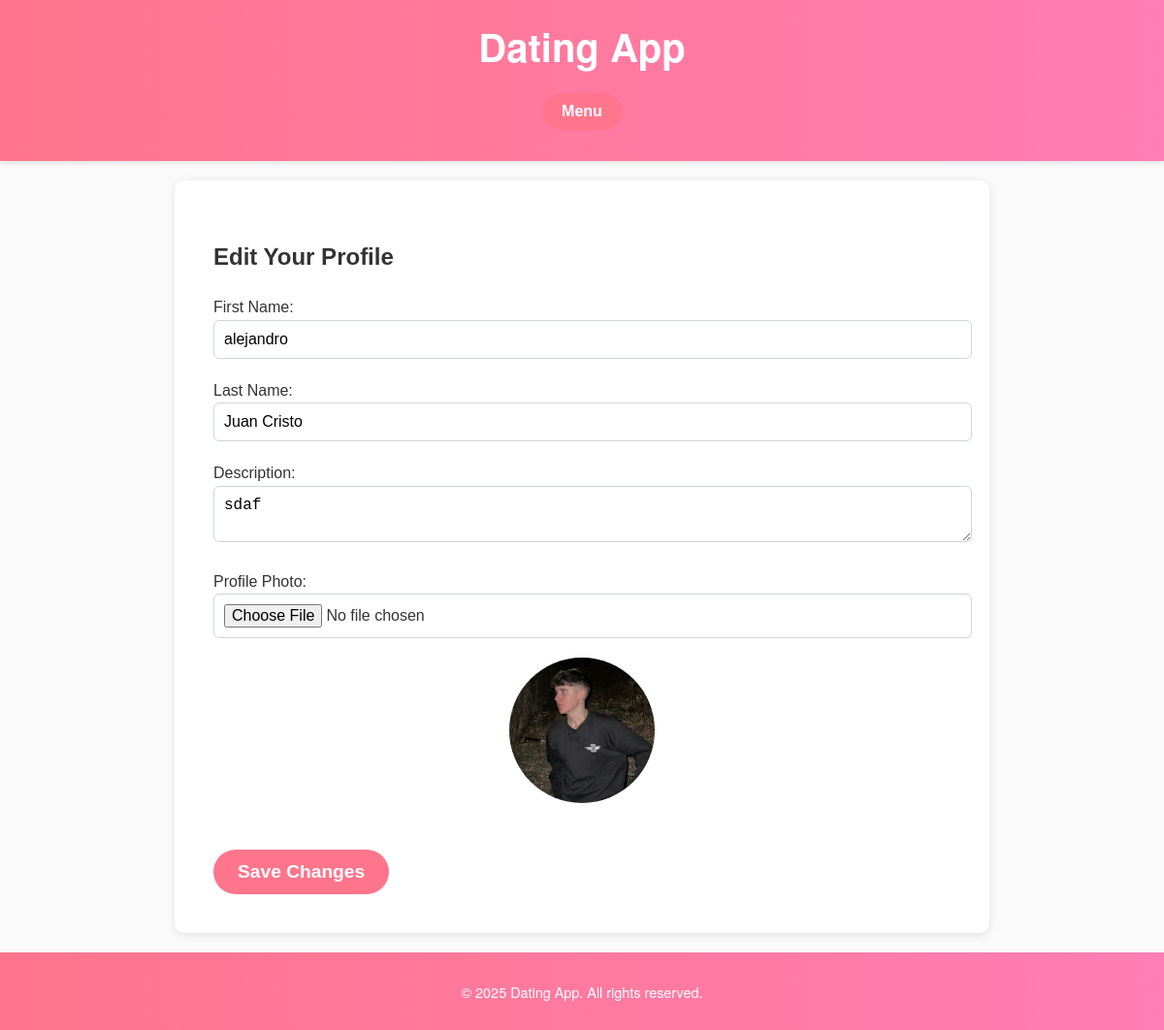
Screenshot of /edit_profile (signed in) with the database file from the repository.
### website/model.py (models this page shows)
class User(db.Model, flask_login.UserMixin):
    id : Mapped[int] = mapped_column(primary_key=True)
    username : Mapped[str] = mapped_column(
        String(100), unique=True
    )
    first_name : Mapped[str] = mapped_column(
        String(100)
    )
    last_name: Mapped[str] = mapped_column(
        String(100)
    )
    email : Mapped[str] = mapped_column(
        String(128), unique=True
    )
    password : Mapped[str] = mapped_column(
        String(128)
    )
    profile: Mapped["UserProfile"] = relationship("UserProfile", back_populates="user", uselist=False)
    matches: Mapped["MatchingPreference"] = relationship("MatchingPreference", back_populates="user", uselist=False)
    sent_proposals: Mapped[List["DateProposal"]] = relationship(
        "DateProposal", back_populates="proposer", foreign_keys="DateProposal.proposer_id"
    )
    received_proposals: Mapped[List["DateProposal"]] = relationship(
        "DateProposal", back_populates="recipient", foreign_keys="DateProposal.recipient_id"
    )
    liking: Mapped[List["User"]] = relationship(
        secondary=LikingAssociation.__table__,
        primaryjoin=LikingAssociation.liker_id == id,
        secondaryjoin=LikingAssociation.liked_id == id,
        back_populates="likers",
    )
    likers: Mapped[List["User"]] = relationship(
        secondary=LikingAssociation.__table__,
        primaryjoin=LikingAssociation.liked_id == id,
        secondaryjoin=LikingAssociation.liker_id == id,
        back_populates="liking",
    )
    blocking: Mapped[List["User"]] = relationship(
        secondary=BlockingAssociation.__table__,
        primaryjoin=BlockingAssociation.blocker_id == id,
        secondaryjoin=BlockingAssociation.blocked_id == id,
        back_populates="blockers",
    )
    blockers: Mapped[List["User"]] = relationship(
        secondary=BlockingAssociation.__table__,
        primaryjoin=BlockingAssociation.blocked_id == id,
        secondaryjoin=BlockingAssociation.blocker_id == id,
        back_populates="blocking",
    )
    created_events: Mapped[List["Event"]] = relationship("Event", back_populates="creator")
    registered_events: Mapped[List["Event"]] = relationship("EventParticipant", back_populates="user")

class UserProfile(db.Model):
    id: Mapped[int] = mapped_column(primary_key=True)
    user_id: Mapped[int] = mapped_column(
        ForeignKey('user.id'), unique=True
    )
    user: Mapped["User"] = relationship(
        "User", back_populates="profile", single_parent=True
    )
    gender: Mapped[GenderPreference]
    birth: Mapped[date] = mapped_column(Date, nullable=False)
    description: Mapped[str] = mapped_column(String(512))
    photo_id: Mapped[int] = mapped_column(ForeignKey("photo.id"), nullable=True)
    photo: Mapped[Optional["Photo"]] = relationship(back_populates="profile")

### website/profile.py (the view, shortened to what this page needs)
@profile.route('/edit_profile', methods=['GET', 'POST'])
@flask_login.login_required
def edit_profile():
    user = current_user
    profile = user.profile
    return render_template('edit_profile.html', user=user, profile=profile)

### website/templates/edit_profile.html (shortened to what this page needs)
{% extends "base.html" %}
{% block content %}
<div class="container">
    <h2>Edit Your Profile</h2>
    <form method="POST" action="{{ url_for('profile.edit_profile') }}" enctype="multipart/form-data">
        <div class="form-group">
            <label for="first_name">First Name:</label>
            <input type="text" id="first_name" name="first_name" class="form-control" value="{{ user.first_name }}">
        </div>
        <div class="form-group">
            <label for="last_name">Last Name:</label>
            <input type="text" id="last_name" name="last_name" class="form-control" value="{{ user.last_name }}">
        </div>
        <div class="form-group">
            <label for="description">Description:</label>
            <textarea id="description" name="description" class="form-control">{{ profile.description }}</textarea>
        </div>
        <div class="form-group">
            <label for="photo">Profile Photo:</label>
            <input type="file" id="photo" name="photo" class="form-control">
        </div>
        {% if profile.photo %}
            <div class="form-group text-center">
                <img src="{{ url_for('static', filename='photos/photo-' ~ profile.photo.id ~ '.' ~ profile.photo.file_extension) }}" alt="Current Profile Photo" class="profile-photo">
            </div>
        {% endif %}
        <button type="submit" class="btn btn-primary">Save Changes</button>
    </form>
</div>
{% endblock %}

### website/static/styles/base.css (style rules this page uses)
body { font-family: 'Helvetica Neue', Arial, sans-serif; margin: 0; padding: 0; background-color: #fafafa; color: #333; line-height: 1.6; }
button { background-color: #ff758c; color: white; border: none; padding: 10px 20px; font-size: 1em; border-radius: 25px; cursor: pointer; transition: background 0.3s ease; }
.btn { display: inline-block; padding: 10px 20px; text-decoration: none; border-radius: 25px; font-size: 1em; font-weight: bold; cursor: pointer; }
.btn-primary { background-color: #ff758c; color: white; }
.text-center { text-align: center; }
.profile-photo { width: 150px; height: 150px; object-fit: cover; border-radius: 50%; }
.profile-photo { width: 150px; height: 150px; object-fit: cover; border-radius: 50%; margin-bottom: 20px; }
.container { max-width: 800px; margin: auto; padding: 20px; font-family: 'Arial', sans-serif; }
.form-group { margin-bottom: 20px; }
.form-control { width: 100%; padding: 10px; border-radius: 6px; border: 1px solid #ced4da; font-size: 1rem; }
button[type="submit"] { background-color: #ff758c; color: white; border: none; padding: 12px 25px; font-size: 1.2rem; border-radius: 25px; cursor: pointer; transition: background-color 0.3s ease; }

### rows the page displays
User: first_name "alejandro", last_name "Juan Cristo"
UserProfile: description "sdaf"
